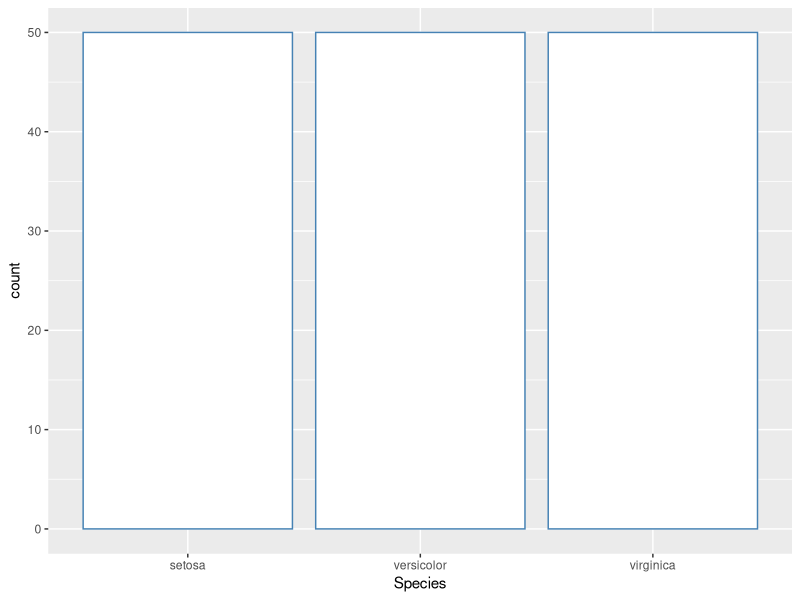
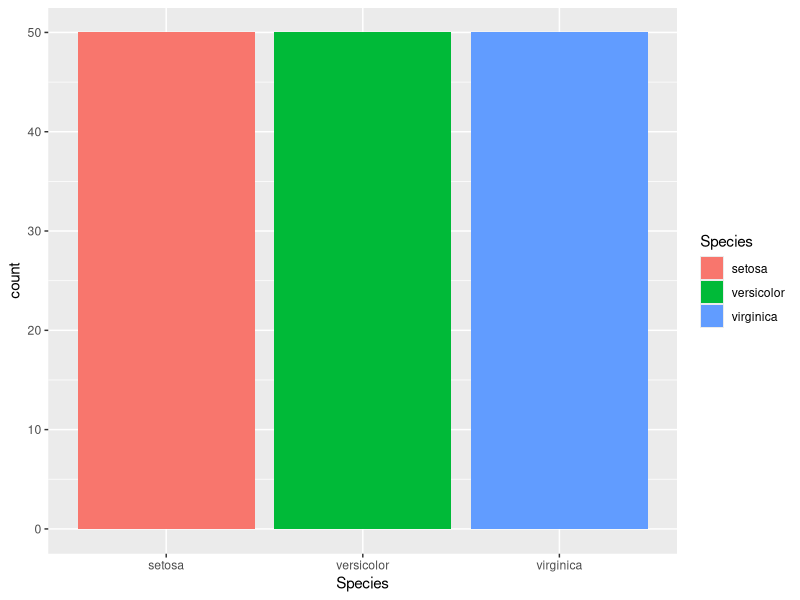
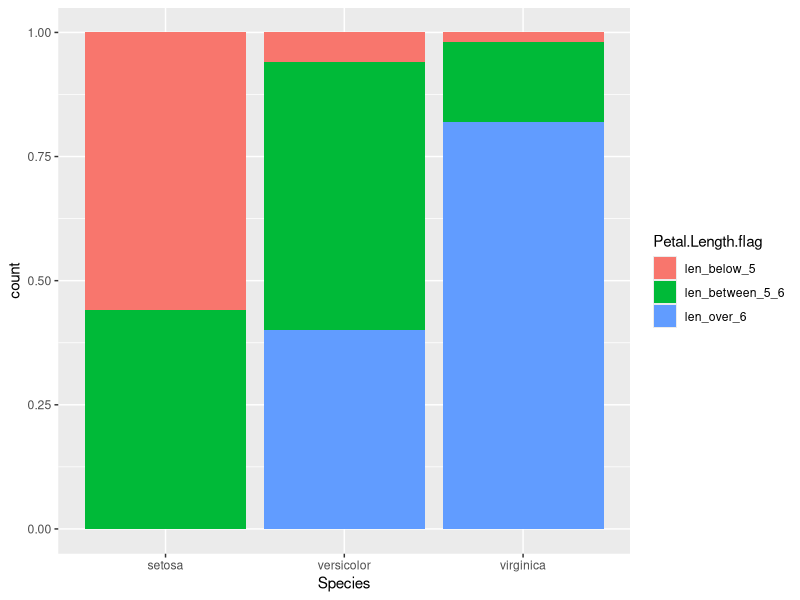
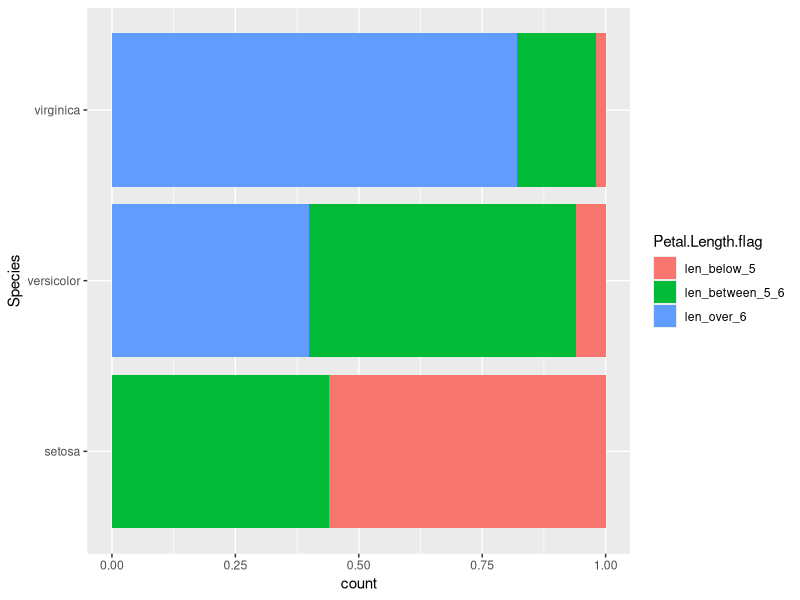
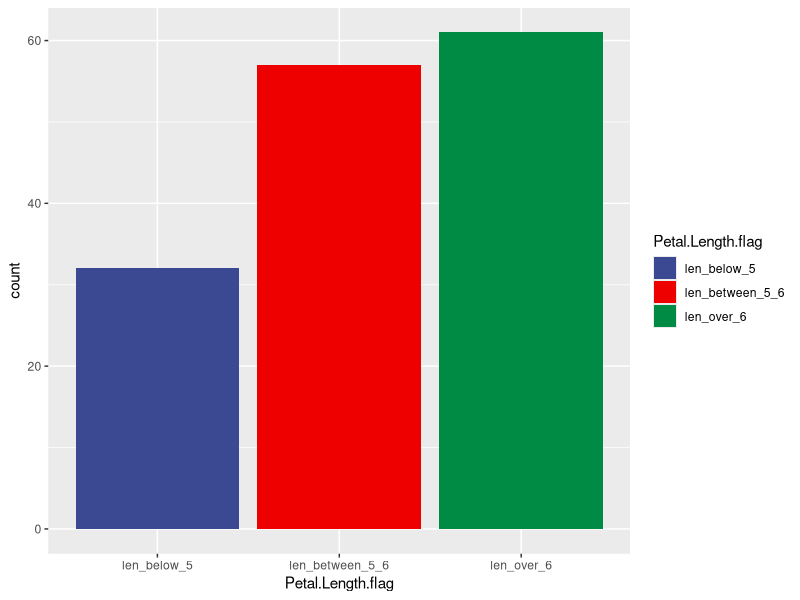
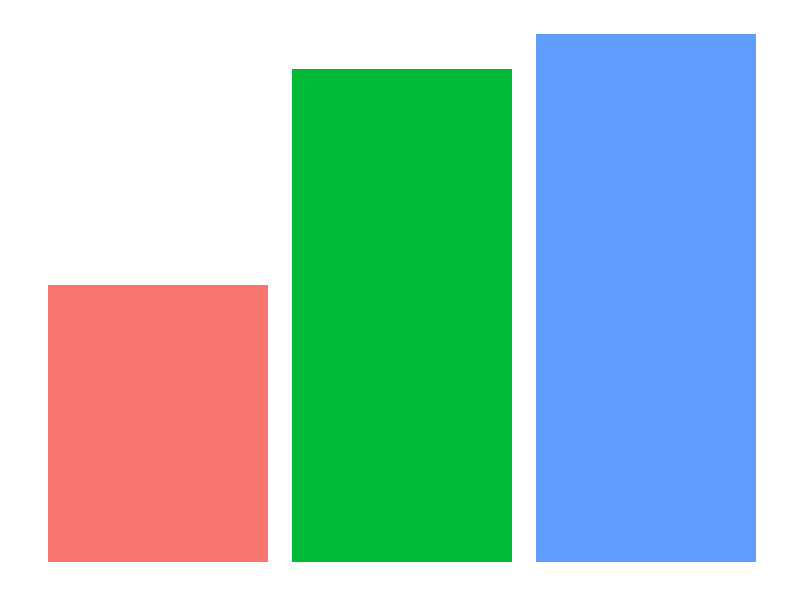
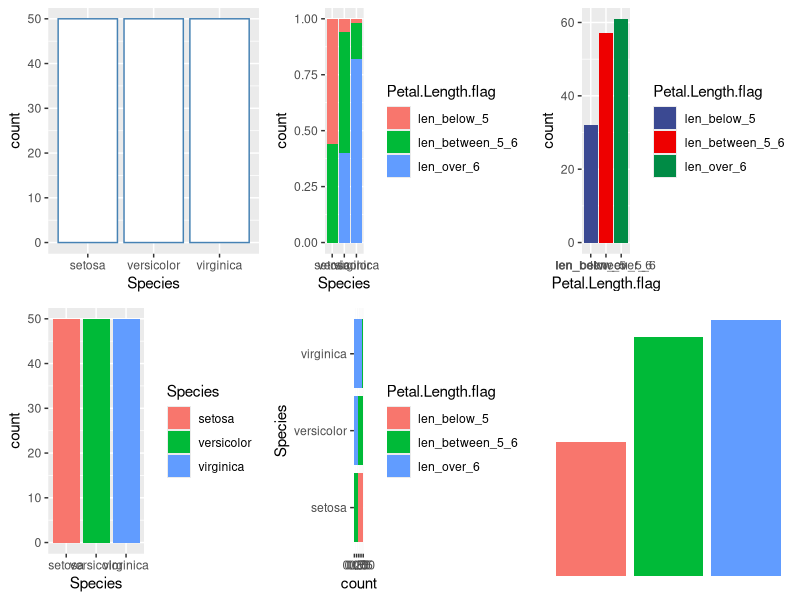

Source code (R) for these figures, in order:
# R version 3.3.2 (2016-10-31)
# Platform: x86_64-apple-darwin13.4.0 (64-bit)
# Running under: macOS Sierra 10.12.2
# 
# locale:
#   [1] zh_TW.UTF-8/zh_TW.UTF-8/zh_TW.UTF-8/C/zh_TW.UTF-8/zh_TW.UTF-8

# install packages
pkgs.needs <- c("ggplot2", "ggsci", "dplyr")
pkgs.installed <- installed.packages()[,"Package"] 
new.pkgs <- pkgs.needs[!(pkgs.needs %in% pkgs.installed)]
if(length(new.packages)) install.packages(new.pkgs)                         
library(ggplot2)  # plot 
library(dplyr)    # data manipulation & pipe line
library(ggsci)    # scientific journals themed color palettes for ggplot2 

# input data
df <- iris

# define function 
## Multiple plot function
multiplot <- function(..., plotlist=NULL, file, cols=1, layout=NULL) {
  library(grid)
  # Make a list from the ... arguments and plotlist
  plots <- c(list(...), plotlist)
  numPlots = length(plots)
  # If layout is NULL, then use 'cols' to determine layout
  if (is.null(layout)) {
    # Make the panel
    # ncol: Number of columns of plots
    # nrow: Number of rows needed, calculated from # of cols
    layout <- matrix(seq(1, cols * ceiling(numPlots/cols)),
                     ncol = cols, nrow = ceiling(numPlots/cols))
  }
  if (numPlots==1) {
    print(plots[[1]])
  } else {
    # Set up the page
    grid.newpage()
    pushViewport(viewport(layout = grid.layout(nrow(layout), ncol(layout))))
    # Make each plot, in the correct location
    for (i in 1:numPlots) {
      # Get the i,j matrix positions of the regions that contain this subplot
      matchidx <- as.data.frame(which(layout == i, arr.ind = TRUE))
      print(plots[[i]], vp = viewport(layout.pos.row = matchidx$row,
                                      layout.pos.col = matchidx$col))
    }
  }
}

# explore data
df %>% summary
# add flag
df$Petal.Length.flag <-  case_when(
  df$Sepal.Length <= 5 ~ "len_below_5",
  df$Sepal.Length > 5 & df$Sepal.Length <= 6 ~ "len_between_5_6",
  df$Sepal.Length > 6 ~ "len_over_6"
)
# barChart
## simple barChart
p1 <-
ggplot(data=df, aes(x=Species)) +
  geom_bar(stat="count", color="steelblue", fill="white") ## blue frame, fill white
p1
## fill bars based on species
p2 <-
ggplot(data=df, aes(x=Species, fill=Species)) +
  geom_bar(stat="count")
p2
## stacked bar
p3 <- 
  ggplot(data=df, aes(x=Species, fill=Petal.Length.flag)) +
  geom_bar(stat="count", position="fill")
p3
## horizontal 
p4 <- 
  ggplot(data=df, aes(x=Species, fill=Petal.Length.flag)) +
  geom_bar(stat="count", position="fill") +
  coord_flip()
p4
## add sci themed color
p5 <-
  ggplot(data=df, aes(x=Petal.Length.flag, fill=Petal.Length.flag)) +
  geom_bar(stat="count") + 
  scale_fill_aaas()
p5
## remove all text and background
p6 <-
  ggplot(data=df, aes(x=Petal.Length.flag, fill=Petal.Length.flag)) +
  geom_bar(stat="count") + 
  theme(axis.text.x=element_blank(),axis.text.y=element_blank(),
        axis.title.x=element_blank(),axis.title.y=element_blank(),
        axis.ticks.x=element_blank(),axis.ticks.y=element_blank(),
        panel.background = element_blank(),
        legend.position="none")
p6
## multiple plot
multiplot(p1, p2, p3, p4, p5, p6, cols=3)
